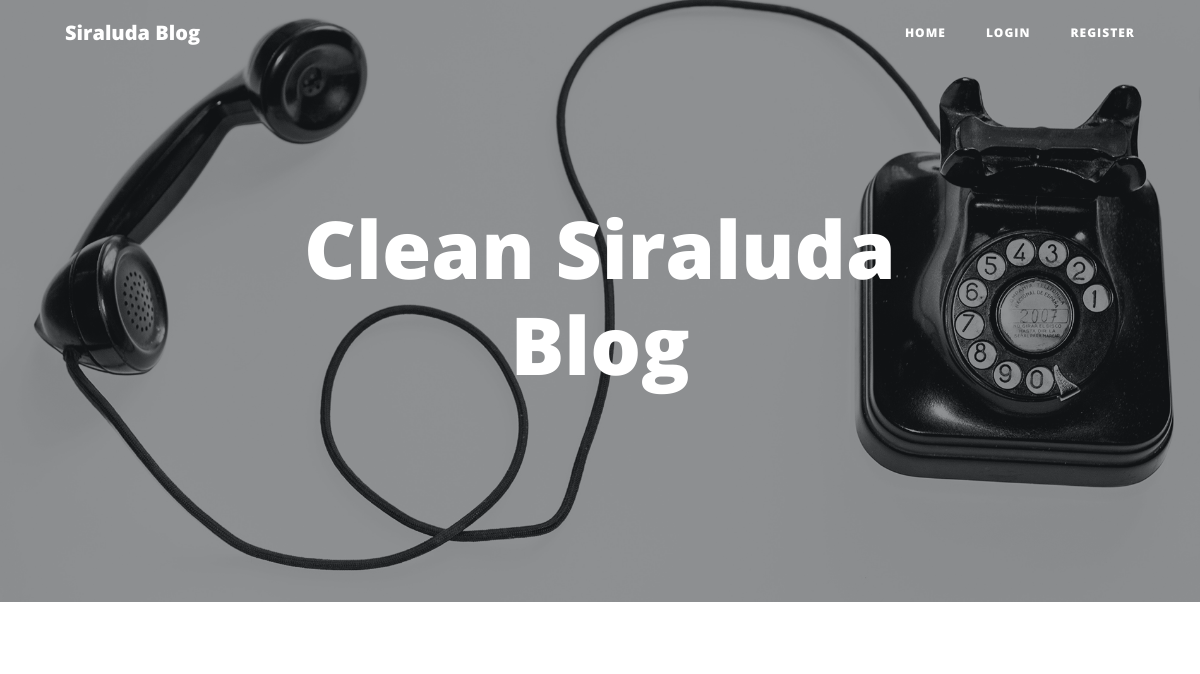
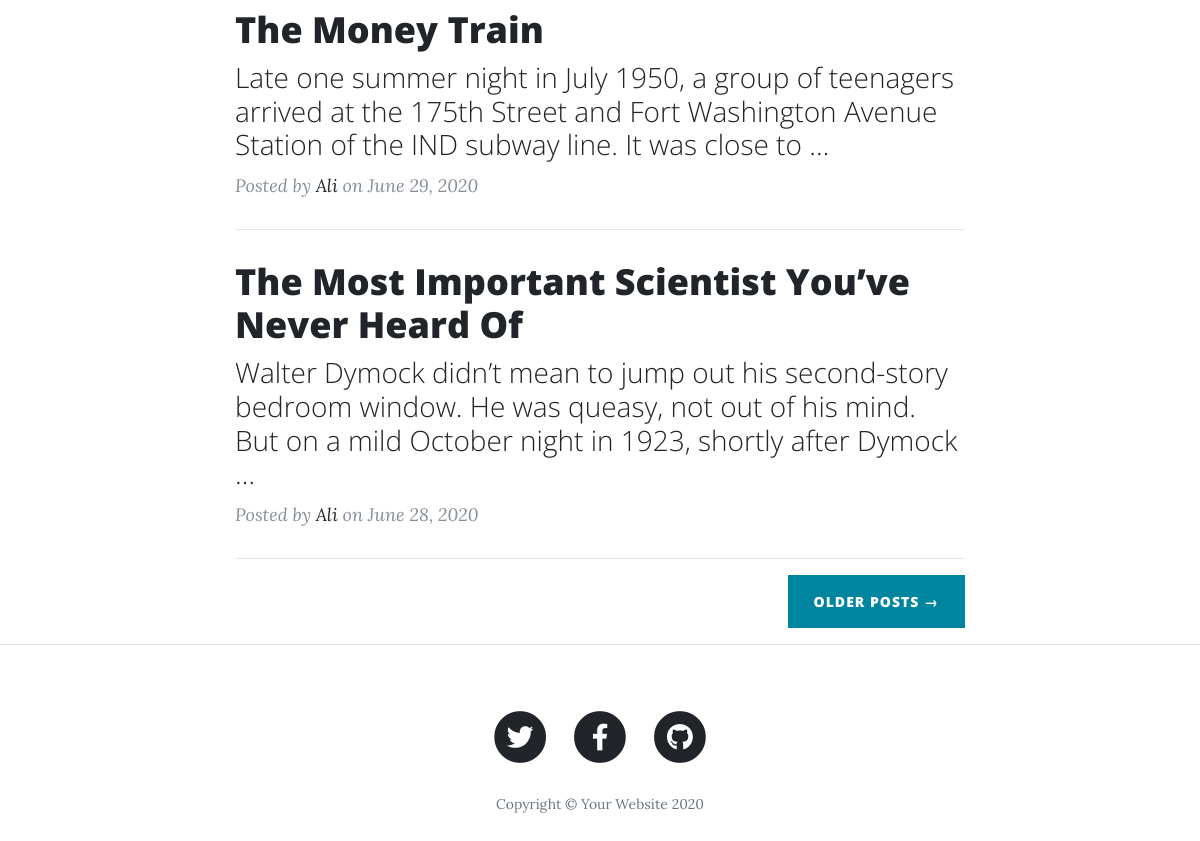
The app's page /post/author/alibaba/, older data (2 pictures, top to bottom).
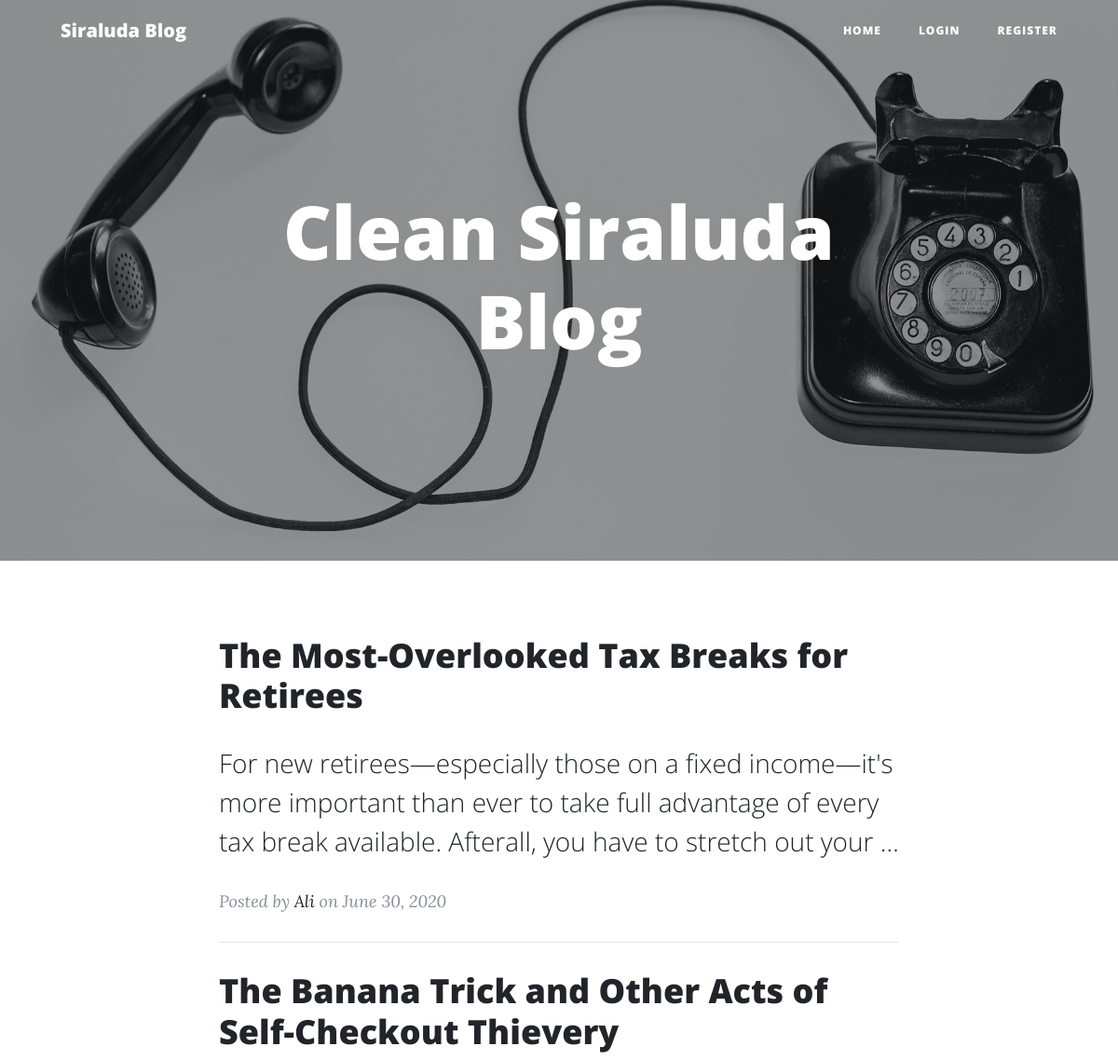
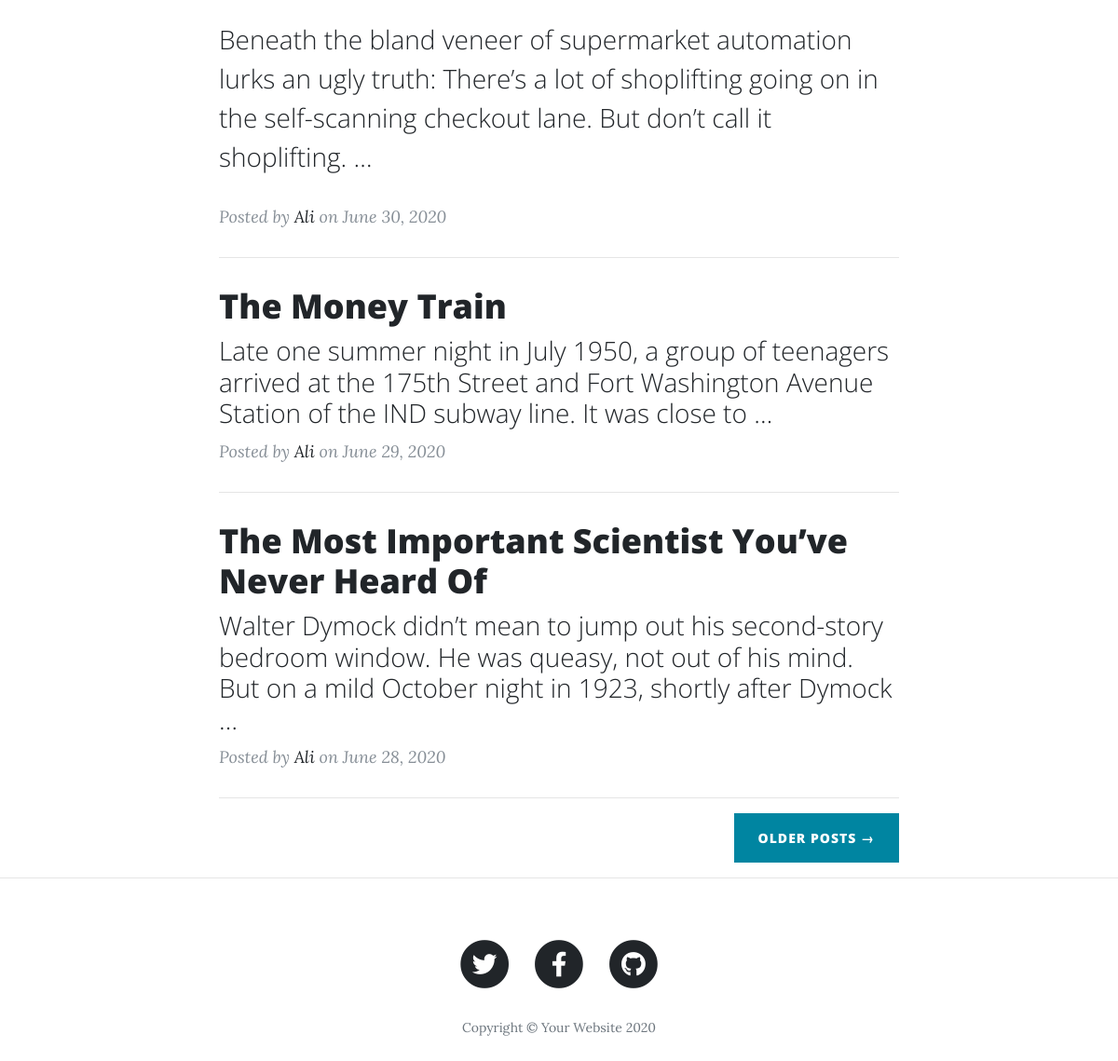
The same page, newer data (2 pictures, top to bottom).
### myblog/models.py (models this page shows, shortened)
class Post(models.Model):
    title = models.CharField(max_length=200)
    body = SummernoteTextField()
    image = models.ImageField(default='default.jpg', upload_to='blog_pics')
    date_published = models.DateTimeField(auto_now_add=True)
    author = models.ForeignKey(User, on_delete=models.CASCADE)

### myblog/views.py (the view)
# urls.py: path('post/author/<str:username>/', views.AuthorPostsView.as_view(), name='author-posts-view'),
class AuthorPostsView(ListView):
    context_object_name = 'post_list'
    def get_queryset(self):
        user = get_object_or_404(User, username=self.kwargs.get('username'))
        return Post.objects.filter(date_published__lte=timezone.now(), author=user).order_by('-date_published')[:10]

### myblog/templates/myblog/post_list.html (shortened to what this page needs)
{% extends 'myblog/base.html' %}
{% block content %}
  <header class="masthead" style="background-image: url('../../static/myblog/img/contact-bg.jpg')">
    <div class="overlay"></div>
    <div class="container">
      <div class="row">
        <div class="col-lg-8 col-md-10 mx-auto">
          <div class="site-heading">
            <h1>Clean Siraluda Blog</h1>
          </div>
        </div>
      </div>
    </div>
  </header>
  <div class="container">
    <div class="row">
      <div class="col-lg-8 col-md-10 mx-auto">
        {% if post_list %}
        {% for post_item in post_list %}
        <div class="post-preview">
          <a href="{% url 'blog:post-view' post_item.id %}">
            <h2 class="post-title">
              {{ post_item.title|safe }}
            </h2>
            <h3 class="post-subtitle">
              {{ post_item.body|truncatewords:30|safe }}
            </h3>
          </a>
          <p class="post-meta">Posted by
            <a href="#">{{ post_item.author.first_name }}</a>
            on {{ post_item.date_published|date:'F d, Y'}}</p>
        </div>
        <hr>
        {% endfor %}
        {% endif %}
        <div class="clearfix">
          <a class="btn btn-primary float-right" href="#">Older Posts &rarr;</a>
        </div>
      </div>
    </div>
  </div>
  {% endblock content %}

### myblog/templates/myblog/base.html (shortened to what this page needs)
{% load static %}
<!DOCTYPE html>
<html lang="en">
<head>
  <link href="{% static 'myblog/vendor/bootstrap/css/bootstrap.min.css' %}" rel="stylesheet">
  <link href="{% static 'myblog/vendor/fontawesome-free/css/all.min.css' %}" rel="stylesheet" type="text/css">
  <link href="{% static 'myblog/css/clean-blog.min.css' %}" rel="stylesheet">
</head>
<body>
  <nav class="navbar navbar-expand-lg navbar-light fixed-top" id="mainNav">
    <div class="container">
      <a class="navbar-brand" href="{% url 'blog:home' %}">Siraluda Blog</a>
      <div class="collapse navbar-collapse" id="navbarResponsive">
        <ul class="navbar-nav ml-auto">
          <li class="nav-item">
            <a class="nav-link" href="{% url 'blog:home' %}">Home</a>
          </li>
          {% if user.is_authenticated %}
          <li class="nav-item">
            <a class="nav-link" href="{% url 'blog:create-post' %}">New Post</a>
          </li>
          <li class="nav-item">
            <a class="nav-link" href="{% url 'logout' %}">Logout</a>
          </li>
          {% else %}
          <li class="nav-item">
            <a class="nav-link" href="{% url 'login' %}">Login</a>
          </li>
          <li class="nav-item">
            <a class="nav-link" href="{% url 'blog:signup' %}">Register</a>
          </li>
          {% endif %}
        </ul>
      </div>
    </div>
  </nav>
  {% block content %}{% endblock %}
  <hr>
  <footer>
    <div class="container">
      <div class="row">
        <div class="col-lg-8 col-md-10 mx-auto">
          <ul class="list-inline text-center">
            <li class="list-inline-item">
              <a href="#">
                <span class="fa-stack fa-lg">
                  <i class="fas fa-circle fa-stack-2x"></i>
                  <i class="fab fa-twitter fa-stack-1x fa-inverse"></i>
                </span>
              </a>
            </li>
            <li class="list-inline-item">
              <a href="#">
                <span class="fa-stack fa-lg">
                  <i class="fas fa-circle fa-stack-2x"></i>
                  <i class="fab fa-facebook-f fa-stack-1x fa-inverse"></i>
                </span>
              </a>
            </li>
            <li class="list-inline-item">
              <a href="#">
                <span class="fa-stack fa-lg">
                  <i class="fas fa-circle fa-stack-2x"></i>
                  <i class="fab fa-github fa-stack-1x fa-inverse"></i>
                </span>
              </a>
            </li>
          </ul>
          <p class="copyright text-muted">Copyright &copy; Your Website 2020</p>
        </div>
      </div>
    </div>
  </footer>
</body>
</html>

Row changes from the older to the newer data that the page shows:
added Post: title "The Most-Overlooked Tax Breaks for Retirees", body "For new retirees—especially those on a fixed income—it's more important than ever to take full advantage of every tax break available. Afterall, you have to stretch out your …", author.first_name "Ali", date_published "June 30, 2020"
added Post: title "The Banana Trick and Other Acts of Self-Checkout Thievery", body "B eneath the bland veneer of supermarket automation lurks an ugly truth: There’s a lot of shoplifting going on in the self-scanning checkout lane. But don’t call it shoplifting. …", author.first_name "Ali", date_published "June 30, 2020"
